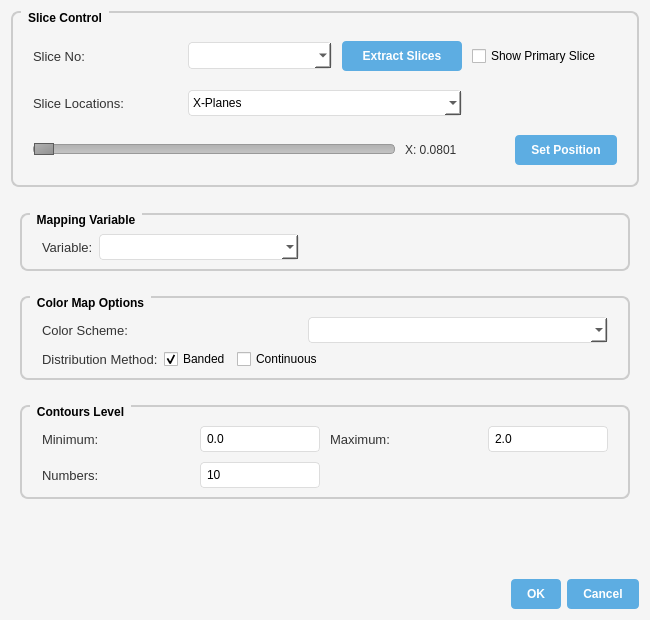
<?xml version="1.0" encoding="UTF-8"?>
<ui version="4.0">
 <class>CutplaneDialog</class>
 <widget class="QDialog" name="CutplaneDialog">
  <property name="geometry">
   <rect>
    <x>0</x>
    <y>0</y>
    <width>650</width>
    <height>620</height>
   </rect>
  </property>
  <property name="minimumSize">
   <size>
    <width>650</width>
    <height>620</height>
   </size>
  </property>
  <property name="maximumSize">
   <size>
    <width>800</width>
    <height>700</height>
   </size>
  </property>
  <property name="windowTitle">
   <string>Slice Details</string>
  </property>
  <property name="styleSheet">
   <string>QDialog {
    background-color: #f5f5f5;
}
QGroupBox {
    font-weight: bold;
    border: 2px solid #cccccc;
    border-radius: 8px;
    margin-top: 1ex;
    padding-top: 10px;
}
QGroupBox::title {
    subcontrol-origin: margin;
    left: 10px;
    padding: 0 5px 0 5px;
}
QLabel {
    color: #333333;
}
QPushButton {
    background-color: #5DADE2;
    border: none;
    color: white;
    padding: 8px 16px;
    border-radius: 4px;
    font-weight: bold;
}
QPushButton:hover {
    background-color: #3498db;
}
QPushButton:pressed {
    background-color: #2980b9;
}
QComboBox, QLineEdit {
    border: 1px solid #ddd;
    border-radius: 4px;
    padding: 4px;
    background-color: white;
}
QComboBox:focus, QLineEdit:focus {
    border-color: #2980b9;
}
QSlider::groove:horizontal {
    border: 1px solid #999999;
    height: 8px;
    background: qlineargradient(x1:0, y1:0, x2:0, y2:1, stop:0 #B1B1B1, stop:1 #c4c4c4);
    margin: 2px 0;
    border-radius: 4px;
}
QSlider::handle:horizontal {
    background: qlineargradient(x1:0, y1:0, x2:1, y2:1, stop:0 #b4b4b4, stop:1 #8f8f8f);
    border: 1px solid #5c5c5c;
    width: 18px;
    margin: -2px 0;
    border-radius: 9px;
}</string>
  </property>
  <layout class="QVBoxLayout" name="verticalLayout_2">
   <item>
    <widget class="QGroupBox" name="sliceControlGroup">
     <property name="title">
      <string>Slice Control</string>
     </property>
     <layout class="QGridLayout" name="sliceControlLayout">
      <property name="leftMargin">
       <number>20</number>
      </property>
      <property name="rightMargin">
       <number>20</number>
      </property>
      <property name="spacing">
       <number>10</number>
      </property>
      <item row="0" column="0">
       <widget class="QLabel" name="label">
        <property name="font">
         <font>
          <pointsize>10</pointsize>
         </font>
        </property>
        <property name="text">
         <string>Slice No:</string>
        </property>
       </widget>
      </item>
      <item row="0" column="1">
       <widget class="QComboBox" name="comboBox">
        <property name="font">
         <font>
          <pointsize>10</pointsize>
         </font>
        </property>
       </widget>
      </item>
      <item row="0" column="2">
       <widget class="QPushButton" name="Btn_AddNew">
        <property name="minimumSize">
         <size>
          <width>120</width>
          <height>0</height>
         </size>
        </property>
        <property name="maximumSize">
         <size>
          <width>60</width>
          <height>30</height>
         </size>
        </property>
        <property name="text">
         <string>Extract Slices</string>
        </property>
       </widget>
      </item>
      <item row="0" column="3">
       <widget class="QCheckBox" name="checkBox">
        <property name="text">
         <string>Show Primary Slice</string>
        </property>
       </widget>
      </item>
      <item row="1" column="0">
       <widget class="QLabel" name="label_SLoaction">
        <property name="font">
         <font>
          <pointsize>10</pointsize>
         </font>
        </property>
        <property name="text">
         <string>Slice Locations:</string>
        </property>
       </widget>
      </item>
      <item row="1" column="1" colspan="2">
       <widget class="QComboBox" name="Combo_SLiceLocation">
        <item>
         <property name="text">
          <string>X-Planes</string>
         </property>
        </item>
        <item>
         <property name="text">
          <string>Y-Planes</string>
         </property>
        </item>
        <item>
         <property name="text">
          <string>Z-Planes</string>
         </property>
        </item>
       </widget>
      </item>
      <item row="2" column="0" colspan="4">
       <layout class="QHBoxLayout" name="sliderLayout">
        <item>
         <widget class="QSlider" name="horizontalSlider">
          <property name="orientation">
           <enum>Qt::Horizontal</enum>
          </property>
         </widget>
        </item>
        <item>
         <widget class="QLabel" name="label_ValueLocation">
          <property name="minimumSize">
           <size>
            <width>100</width>
            <height>0</height>
           </size>
          </property>
          <property name="text">
           <string>X: 0.0801</string>
          </property>
         </widget>
        </item>
        <item>
         <widget class="QPushButton" name="Btn_SetPosition">
          <property name="text">
           <string>Set Position</string>
          </property>
         </widget>
        </item>
       </layout>
      </item>
     </layout>
    </widget>
   </item>
   <item>
    <widget class="QWidget" name="MappingControl" native="true">
     <layout class="QVBoxLayout" name="verticalLayout">
      <property name="spacing">
       <number>25</number>
      </property>
      <property name="topMargin">
       <number>20</number>
      </property>
      <item>
       <widget class="QGroupBox" name="mappingGroup">
        <property name="title">
         <string>Mapping Variable</string>
        </property>
        <layout class="QHBoxLayout" name="mappingLayout">
         <property name="leftMargin">
          <number>20</number>
         </property>
         <property name="rightMargin">
          <number>20</number>
         </property>
         <item>
          <widget class="QLabel" name="lab_MapVariable">
           <property name="font">
            <font>
             <pointsize>10</pointsize>
            </font>
           </property>
           <property name="text">
            <string>Variable:</string>
           </property>
          </widget>
         </item>
         <item>
          <widget class="QComboBox" name="Combo_SekectMapVariable">
           <property name="minimumSize">
            <size>
             <width>200</width>
             <height>0</height>
            </size>
           </property>
          </widget>
         </item>
         <item>
          <spacer name="mappingSpacer">
           <property name="orientation">
            <enum>Qt::Horizontal</enum>
           </property>
           <property name="sizeHint" stdset="0">
            <size>
             <width>40</width>
             <height>20</height>
            </size>
           </property>
          </spacer>
         </item>
        </layout>
       </widget>
      </item>
      <item>
       <widget class="QGroupBox" name="colorMapGroup">
        <property name="title">
         <string>Color Map Options</string>
        </property>
        <layout class="QVBoxLayout" name="colorMapLayout">
         <property name="leftMargin">
          <number>20</number>
         </property>
         <property name="rightMargin">
          <number>20</number>
         </property>
         <item>
          <layout class="QHBoxLayout" name="colorSchemeLayout">
           <item>
            <widget class="QLabel" name="lab_ContourType">
             <property name="font">
              <font>
               <pointsize>10</pointsize>
              </font>
             </property>
             <property name="text">
              <string>Color Scheme:</string>
             </property>
            </widget>
           </item>
           <item>
            <widget class="QComboBox" name="Combo_ContourType">
             <property name="minimumSize">
              <size>
               <width>300</width>
               <height>0</height>
              </size>
             </property>
            </widget>
           </item>
          </layout>
         </item>
         <item>
          <layout class="QHBoxLayout" name="distributionLayout">
           <item>
            <widget class="QLabel" name="label_3">
             <property name="font">
              <font>
               <pointsize>10</pointsize>
              </font>
             </property>
             <property name="text">
              <string>Distribution Method:</string>
             </property>
            </widget>
           </item>
           <item>
            <widget class="QCheckBox" name="Check_Banded">
             <property name="text">
              <string>Banded</string>
             </property>
             <property name="checked">
              <bool>true</bool>
             </property>
            </widget>
           </item>
           <item>
            <widget class="QCheckBox" name="Check_Continuous">
             <property name="text">
              <string>Continuous</string>
             </property>
             <property name="checked">
              <bool>false</bool>
             </property>
            </widget>
           </item>
           <item>
            <spacer name="distributionSpacer">
             <property name="orientation">
              <enum>Qt::Horizontal</enum>
             </property>
             <property name="sizeHint" stdset="0">
              <size>
               <width>40</width>
               <height>20</height>
              </size>
             </property>
            </spacer>
           </item>
          </layout>
         </item>
        </layout>
       </widget>
      </item>
      <item>
       <widget class="QGroupBox" name="contoursGroup">
        <property name="title">
         <string>Contours Level</string>
        </property>
        <layout class="QGridLayout" name="contoursLayout">
         <property name="leftMargin">
          <number>20</number>
         </property>
         <property name="rightMargin">
          <number>20</number>
         </property>
         <property name="spacing">
          <number>10</number>
         </property>
         <item row="0" column="0">
          <widget class="QLabel" name="label_5">
           <property name="font">
            <font>
             <pointsize>10</pointsize>
            </font>
           </property>
           <property name="text">
            <string>Minimum:</string>
           </property>
          </widget>
         </item>
         <item row="0" column="1">
          <widget class="QLineEdit" name="LnEdit_Min">
           <property name="maximumSize">
            <size>
             <width>120</width>
             <height>16777215</height>
            </size>
           </property>
           <property name="inputMask">
            <string/>
           </property>
           <property name="text">
            <string>0.0</string>
           </property>
          </widget>
         </item>
         <item row="0" column="2">
          <widget class="QLabel" name="label_6">
           <property name="font">
            <font>
             <pointsize>10</pointsize>
            </font>
           </property>
           <property name="text">
            <string>Maximum:</string>
           </property>
          </widget>
         </item>
         <item row="0" column="3">
          <widget class="QLineEdit" name="LnEdit_Max">
           <property name="maximumSize">
            <size>
             <width>120</width>
             <height>16777215</height>
            </size>
           </property>
           <property name="text">
            <string>2.0</string>
           </property>
          </widget>
         </item>
         <item row="1" column="0">
          <widget class="QLabel" name="label_7">
           <property name="font">
            <font>
             <pointsize>10</pointsize>
            </font>
           </property>
           <property name="text">
            <string>Numbers:</string>
           </property>
          </widget>
         </item>
         <item row="1" column="1">
          <widget class="QLineEdit" name="LnEdit_Numbers">
           <property name="maximumSize">
            <size>
             <width>120</width>
             <height>16777215</height>
            </size>
           </property>
           <property name="text">
            <string>10</string>
           </property>
          </widget>
         </item>
         <item row="1" column="2" colspan="2">
          <spacer name="contoursSpacer">
           <property name="orientation">
            <enum>Qt::Horizontal</enum>
           </property>
           <property name="sizeHint" stdset="0">
            <size>
             <width>40</width>
             <height>20</height>
            </size>
           </property>
          </spacer>
         </item>
        </layout>
       </widget>
      </item>
     </layout>
    </widget>
   </item>
   <item>
    <spacer name="verticalSpacer">
     <property name="orientation">
      <enum>Qt::Vertical</enum>
     </property>
     <property name="sizeType">
      <enum>QSizePolicy::Fixed</enum>
     </property>
     <property name="sizeHint" stdset="0">
      <size>
       <width>20</width>
       <height>65</height>
      </size>
     </property>
    </spacer>
   </item>
   <item>
    <widget class="QDialogButtonBox" name="buttonBox">
     <property name="orientation">
      <enum>Qt::Horizontal</enum>
     </property>
     <property name="standardButtons">
      <set>QDialogButtonBox::Cancel|QDialogButtonBox::Ok</set>
     </property>
    </widget>
   </item>
  </layout>
 </widget>
 <resources/>
 <connections>
  <connection>
   <sender>buttonBox</sender>
   <signal>accepted()</signal>
   <receiver>CutplaneDialog</receiver>
   <slot>accept()</slot>
   <hints>
    <hint type="sourcelabel">
     <x>248</x>
     <y>254</y>
    </hint>
    <hint type="destinationlabel">
     <x>157</x>
     <y>274</y>
    </hint>
   </hints>
  </connection>
  <connection>
   <sender>buttonBox</sender>
   <signal>rejected()</signal>
   <receiver>CutplaneDialog</receiver>
   <slot>reject()</slot>
   <hints>
    <hint type="sourcelabel">
     <x>316</x>
     <y>260</y>
    </hint>
    <hint type="destinationlabel">
     <x>286</x>
     <y>274</y>
    </hint>
   </hints>
  </connection>
 </connections>
</ui>
